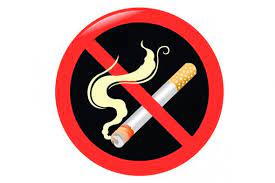
#> input picture arun.jpg, 275 x 183 px
$ python erosi.py
#> lines starting #> are read from the running program, lines starting #| are printed output that depends on the picture
import cv2 as cv2
import numpy as np

img = cv2.imread("arun.jpg")
#> img is the input picture: shape (183, 275, 3); mean B, G, R 164.1, 165.9, 201.6
cv2.imshow("Original Image", img)
kernel = np.ones((5,5),np.uint8)
erosion = cv2.erode(img,kernel,iterations = 1)
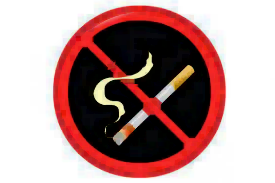
#> erosion: shape (183, 275, 3); mean B, G, R 145.7, 147, 179.9
cv2.imshow("Erosion", erosion)
